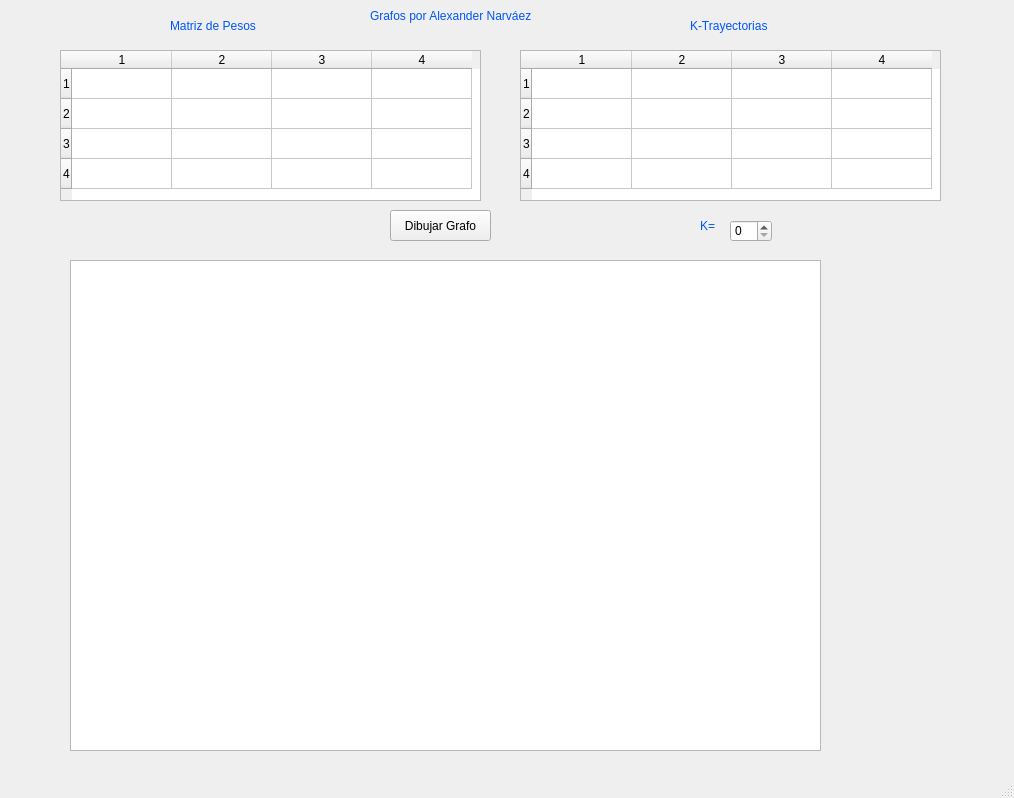
<?xml version="1.0" encoding="UTF-8"?>
<ui version="4.0">
 <class>MainWindow</class>
 <widget class="QMainWindow" name="MainWindow">
  <property name="geometry">
   <rect>
    <x>0</x>
    <y>0</y>
    <width>1014</width>
    <height>798</height>
   </rect>
  </property>
  <property name="windowTitle">
   <string>MainWindow</string>
  </property>
  <widget class="QWidget" name="centralwidget">
   <widget class="QTableWidget" name="tableWidget">
    <property name="geometry">
     <rect>
      <x>60</x>
      <y>50</y>
      <width>421</width>
      <height>151</height>
     </rect>
    </property>
    <property name="toolTip">
     <string>Haga doble clic en el cabaezado de un vértice para generar una matriz de pesos</string>
    </property>
    <property name="rowCount">
     <number>4</number>
    </property>
    <property name="columnCount">
     <number>4</number>
    </property>
    <row/>
    <row/>
    <row/>
    <row/>
    <column/>
    <column/>
    <column/>
    <column/>
   </widget>
   <widget class="QPushButton" name="btnPintarGrafo">
    <property name="geometry">
     <rect>
      <x>390</x>
      <y>210</y>
      <width>101</width>
      <height>31</height>
     </rect>
    </property>
    <property name="text">
     <string>Dibujar Grafo</string>
    </property>
   </widget>
   <widget class="QGraphicsView" name="graphicsView">
    <property name="geometry">
     <rect>
      <x>70</x>
      <y>260</y>
      <width>751</width>
      <height>491</height>
     </rect>
    </property>
   </widget>
   <widget class="QLabel" name="lblTtitulo">
    <property name="geometry">
     <rect>
      <x>370</x>
      <y>0</y>
      <width>301</width>
      <height>31</height>
     </rect>
    </property>
    <property name="styleSheet">
     <string notr="true">font: 75 14pt &quot;MS Shell Dlg 2&quot;;
color:rgb(0, 85, 255);</string>
    </property>
    <property name="text">
     <string>Grafos por Alexander Narváez</string>
    </property>
   </widget>
   <widget class="QLabel" name="lblTtitulo_3">
    <property name="geometry">
     <rect>
      <x>170</x>
      <y>10</y>
      <width>161</width>
      <height>31</height>
     </rect>
    </property>
    <property name="styleSheet">
     <string notr="true">font: 75 14pt &quot;MS Shell Dlg 2&quot;;
color:rgb(0, 85, 255);</string>
    </property>
    <property name="text">
     <string>Matriz de Pesos</string>
    </property>
   </widget>
   <widget class="QLabel" name="lblTtitulo2">
    <property name="geometry">
     <rect>
      <x>80</x>
      <y>270</y>
      <width>181</width>
      <height>71</height>
     </rect>
    </property>
    <property name="styleSheet">
     <string notr="true">font: 75 14pt &quot;MS Shell Dlg 2&quot;;
color:rgb(0, 85, 255);</string>
    </property>
    <property name="text">
     <string/>
    </property>
    <property name="pixmap">
     <pixmap>logo_eafit_blanco.png</pixmap>
    </property>
   </widget>
   <widget class="QLabel" name="lblTtitulo_2">
    <property name="geometry">
     <rect>
      <x>690</x>
      <y>10</y>
      <width>131</width>
      <height>31</height>
     </rect>
    </property>
    <property name="styleSheet">
     <string notr="true">font: 75 14pt &quot;MS Shell Dlg 2&quot;;
color:rgb(0, 85, 255);</string>
    </property>
    <property name="text">
     <string>K-Trayectorias</string>
    </property>
   </widget>
   <widget class="QTableWidget" name="tableWidget_2">
    <property name="geometry">
     <rect>
      <x>520</x>
      <y>50</y>
      <width>421</width>
      <height>151</height>
     </rect>
    </property>
    <row>
     <property name="text">
      <string>1</string>
     </property>
    </row>
    <row>
     <property name="text">
      <string>2</string>
     </property>
    </row>
    <row>
     <property name="text">
      <string>3</string>
     </property>
    </row>
    <row>
     <property name="text">
      <string>4</string>
     </property>
    </row>
    <column>
     <property name="text">
      <string>1</string>
     </property>
    </column>
    <column>
     <property name="text">
      <string>2</string>
     </property>
    </column>
    <column>
     <property name="text">
      <string>3</string>
     </property>
    </column>
    <column>
     <property name="text">
      <string>4</string>
     </property>
    </column>
   </widget>
   <widget class="QSpinBox" name="K">
    <property name="geometry">
     <rect>
      <x>730</x>
      <y>220</y>
      <width>42</width>
      <height>22</height>
     </rect>
    </property>
   </widget>
   <widget class="QLabel" name="lblTtitulo_4">
    <property name="geometry">
     <rect>
      <x>700</x>
      <y>210</y>
      <width>31</width>
      <height>31</height>
     </rect>
    </property>
    <property name="styleSheet">
     <string notr="true">font: 75 14pt &quot;MS Shell Dlg 2&quot;;
color:rgb(0, 85, 255);</string>
    </property>
    <property name="text">
     <string>K=</string>
    </property>
   </widget>
  </widget>
  <widget class="QMenuBar" name="menubar">
   <property name="geometry">
    <rect>
     <x>0</x>
     <y>0</y>
     <width>1014</width>
     <height>21</height>
    </rect>
   </property>
  </widget>
  <widget class="QStatusBar" name="statusbar"/>
 </widget>
 <resources/>
 <connections/>
</ui>
